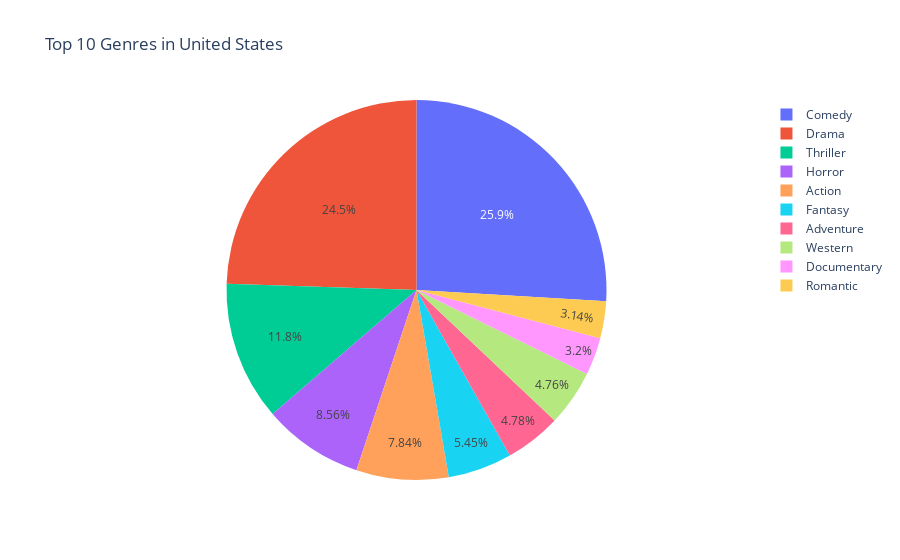
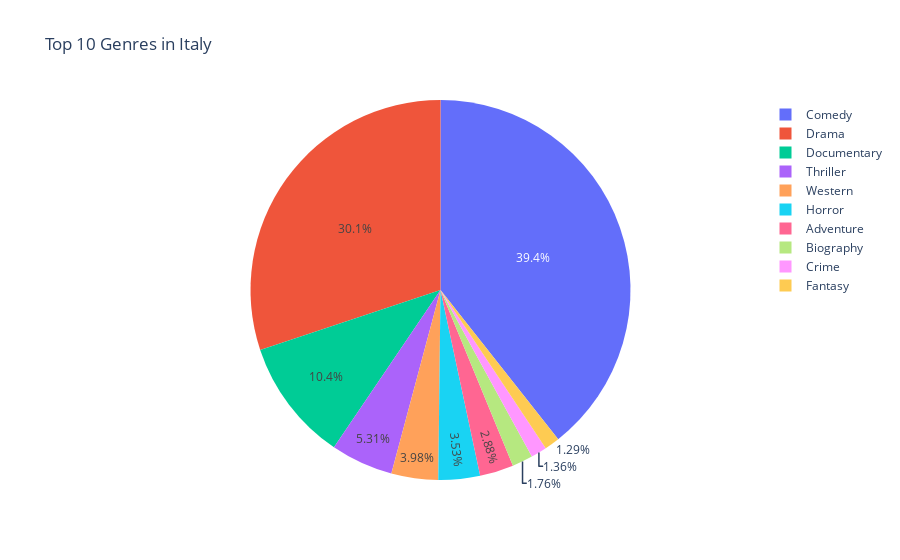
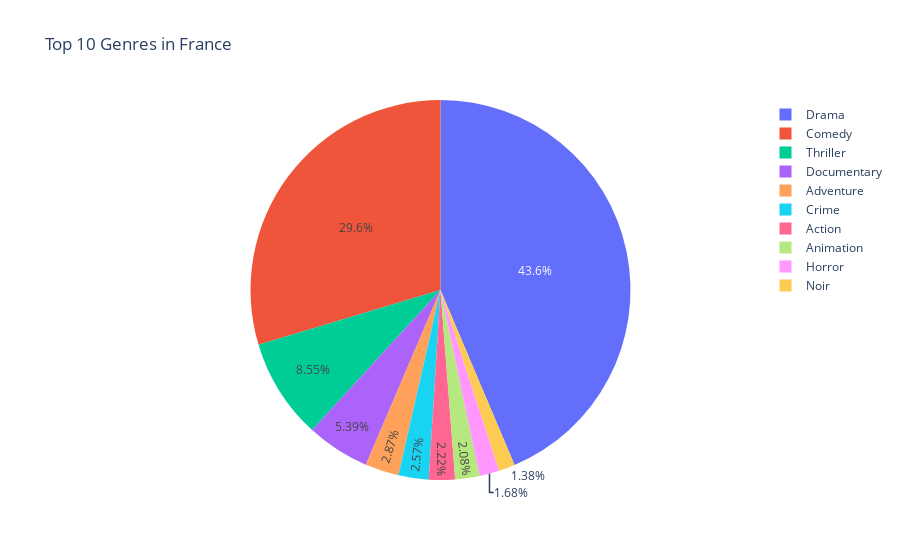
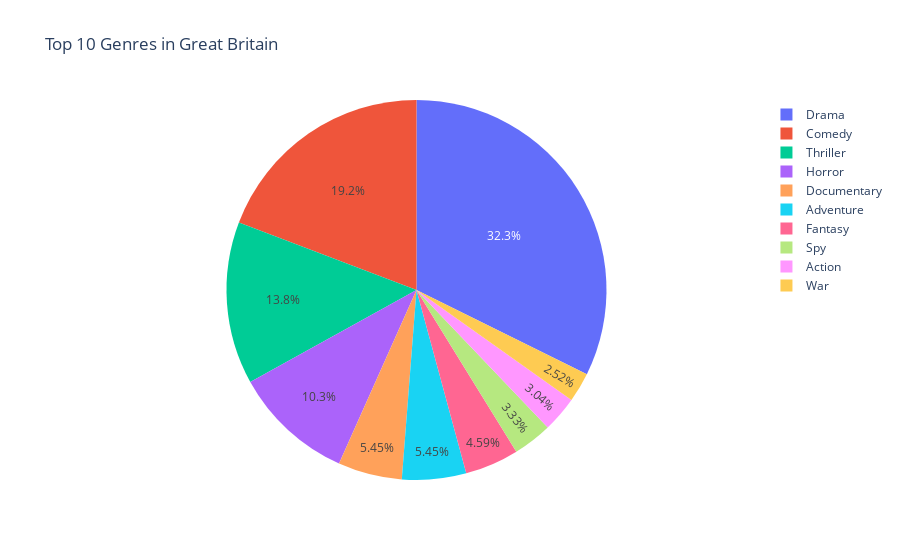

The notebook cell saved with these charts, in order:
### Markdown cell above
## Genre by country

### Code cell
import plotly.graph_objects as go

top_countries = film_df['country'].value_counts().head(10).index

# Define the number of top genres to consider
top_genre_count = 10

# Create pie charts for each of the top countries and their top 10 genres
for country in top_countries:
    country_df = film_df[film_df['country'] == country]
    
    # Calculate the distribution of the top 10 genres for the current country
    top_genres = country_df['genre'].value_counts().head(top_genre_count)
    
    fig = go.Figure(data=[go.Pie(labels=top_genres.index, values=top_genres.values)])
    
    fig.update_layout(
        title=f'Top {top_genre_count} Genres in {country}',
        showlegend=True,
    )
    fig.show()

### Figure 1 — Plotly figure (JSON) as saved in the notebook; plotly's stock layout.template omitted (floating-point values rounded to 4 significant figures)
{"data": [{"labels": ["Comedy", "Drama", "Thriller", "Horror", "Action", "Fantasy", "Adventure", "Western", "Documentary", "Romantic"], "type": "pie", "values": [3715, 3506, 1695, 1225, 1123, 781, 684, 682, 458, 449]}], "layout": {"showlegend": true, "title": {"text": "Top 10 Genres in United States"}}}

### Figure 2 — Plotly figure (JSON) as saved in the notebook; plotly's stock layout.template omitted (floating-point values rounded to 4 significant figures)
{"data": [{"labels": ["Comedy", "Drama", "Documentary", "Thriller", "Western", "Horror", "Adventure", "Biography", "Crime", "Fantasy"], "type": "pie", "values": [2751, 2104, 728, 371, 278, 247, 201, 123, 95, 90]}], "layout": {"showlegend": true, "title": {"text": "Top 10 Genres in Italy"}}}

### Figure 3 — Plotly figure (JSON) as saved in the notebook; plotly's stock layout.template omitted (floating-point values rounded to 4 significant figures)
{"data": [{"labels": ["Drama", "Comedy", "Thriller", "Documentary", "Adventure", "Crime", "Action", "Animation", "Horror", "Noir"], "type": "pie", "values": [883, 600, 173, 109, 58, 52, 45, 42, 34, 28]}], "layout": {"showlegend": true, "title": {"text": "Top 10 Genres in France"}}}

### Figure 4 — Plotly figure (JSON) as saved in the notebook; plotly's stock layout.template omitted (floating-point values rounded to 4 significant figures)
{"data": [{"labels": ["Drama", "Comedy", "Thriller", "Horror", "Documentary", "Adventure", "Fantasy", "Spy", "Action", "War"], "type": "pie", "values": [563, 335, 241, 179, 95, 95, 80, 58, 53, 44]}], "layout": {"showlegend": true, "title": {"text": "Top 10 Genres in Great Britain"}}}
